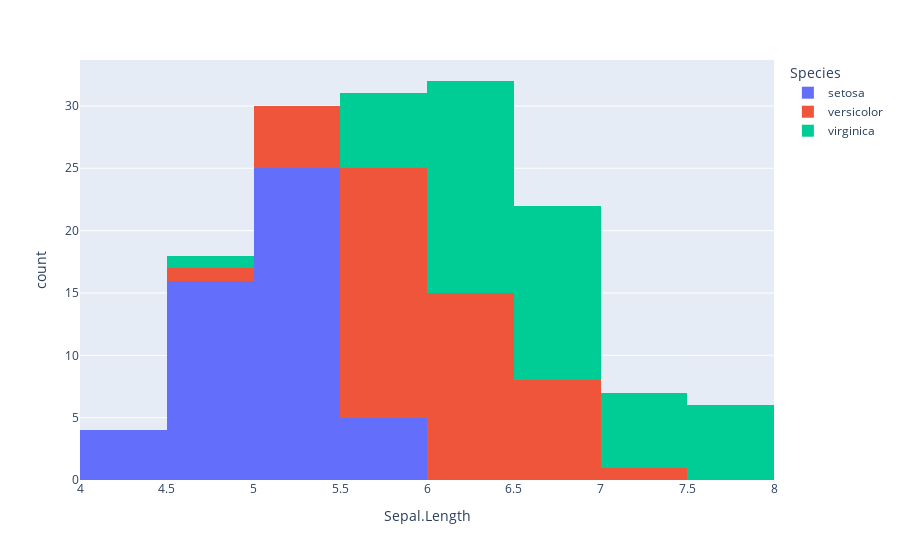

The notebook cell saved with this chart:
### Code cell
fig = px.histogram(df, x='Sepal.Length', color='Species')
fig.show()

### Figure 1 — Plotly figure (JSON) as saved in the notebook; plotly's stock layout.template omitted (floating-point values rounded to 4 significant figures)
{"data": [{"alignmentgroup": "True", "bingroup": "x", "hovertemplate": "Species=setosa<br>Sepal.Length=%{x}<br>count=%{y}<extra></extra>", "legendgroup": "setosa", "marker": {"color": "#636efa", "pattern": {"shape": ""}}, "name": "setosa", "offsetgroup": "setosa", "orientation": "v", "showlegend": true, "type": "histogram", "x": [5.1, 4.9, 4.7, 4.6, 5, 5.4, 4.6, 5, 4.4, 4.9, 5.4, 4.8, 4.8, 4.3, 5.8, 5.7, 5.4, 5.1, 5.7, 5.1, 5.4, 5.1, 4.6, 5.1, 4.8, 5, 5, 5.2, 5.2, 4.7, 4.8, 5.4, 5.2, 5.5, 4.9, 5, 5.5, 4.9, 4.4, 5.1, 5, 4.5, 4.4, 5, 5.1, 4.8, 5.1, 4.6, 5.3, 5], "xaxis": "x", "yaxis": "y"}, {"alignmentgroup": "True", "bingroup": "x", "hovertemplate": "Species=versicolor<br>Sepal.Length=%{x}<br>count=%{y}<extra></extra>", "legendgroup": "versicolor", "marker": {"color": "#EF553B", "pattern": {"shape": ""}}, "name": "versicolor", "offsetgroup": "versicolor", "orientation": "v", "showlegend": true, "type": "histogram", "x": [7, 6.4, 6.9, 5.5, 6.5, 5.7, 6.3, 4.9, 6.6, 5.2, 5, 5.9, 6, 6.1, 5.6, 6.7, 5.6, 5.8, 6.2, 5.6, 5.9, 6.1, 6.3, 6.1, 6.4, 6.6, 6.8, 6.7, 6, 5.7, 5.5, 5.5, 5.8, 6, 5.4, 6, 6.7, 6.3, 5.6, 5.5, 5.5, 6.1, 5.8, 5, 5.6, 5.7, 5.7, 6.2, 5.1, 5.7], "xaxis": "x", "yaxis": "y"}, {"alignmentgroup": "True", "bingroup": "x", "hovertemplate": "Species=virginica<br>Sepal.Length=%{x}<br>count=%{y}<extra></extra>", "legendgroup": "virginica", "marker": {"color": "#00cc96", "pattern": {"shape": ""}}, "name": "virginica", "offsetgroup": "virginica", "orientation": "v", "showlegend": true, "type": "histogram", "x": [6.3, 5.8, 7.1, 6.3, 6.5, 7.6, 4.9, 7.3, 6.7, 7.2, 6.5, 6.4, 6.8, 5.7, 5.8, 6.4, 6.5, 7.7, 7.7, 6, 6.9, 5.6, 7.7, 6.3, 6.7, 7.2, 6.2, 6.1, 6.4, 7.2, 7.4, 7.9, 6.4, 6.3, 6.1, 7.7, 6.3, 6.4, 6, 6.9, 6.7, 6.9, 5.8, 6.8, 6.7, 6.7, 6.3, 6.5, 6.2, 5.9], "xaxis": "x", "yaxis": "y"}], "layout": {"barmode": "relative", "legend": {"title": {"text": "Species"}, "tracegroupgap": 0}, "margin": {"t": 60}, "xaxis": {"anchor": "y", "domain": [0, 1], "title": {"text": "Sepal.Length"}}, "yaxis": {"anchor": "x", "domain": [0, 1], "title": {"text": "count"}}}}
